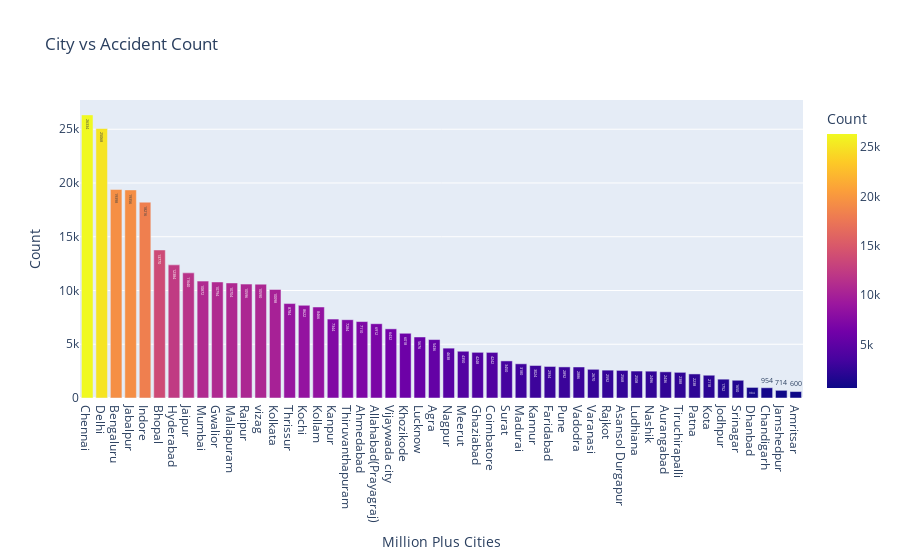

Notebook cell for this chart:
### Code cell
px.bar(accident_count,"Million Plus Cities","Count",color="Count",title="City vs Accident Count",text="Count")

### Figure 1 — Plotly figure (JSON) as saved in the notebook; plotly's stock layout.template omitted (floating-point values rounded to 4 significant figures)
{"data": [{"alignmentgroup": "True", "hovertemplate": "Million Plus Cities=%{x}<br>Count=%{marker.color}<extra></extra>", "legendgroup": "", "marker": {"color": [26334, 25068, 19398, 19356, 18216, 13770, 12384, 11640, 10872, 10794, 10704, 10596, 10590, 10098, 8784, 8622, 8466, 7344, 7284, 7110, 6912, 6432, 6018, 5676, 5436, 4638, 4350, 4248, 4242, 3450, 3180, 3024, 2934, 2892, 2886, 2670, 2592, 2568, 2508, 2496, 2436, 2388, 2238, 2118, 1752, 1650, 984, 954, 714, 600], "coloraxis": "coloraxis", "pattern": {"shape": ""}}, "name": "", "offsetgroup": "", "orientation": "v", "showlegend": false, "text": [26334, 25068, 19398, 19356, 18216, 13770, 12384, 11640, 10872, 10794, 10704, 10596, 10590, 10098, 8784, 8622, 8466, 7344, 7284, 7110, 6912, 6432, 6018, 5676, 5436, 4638, 4350, 4248, 4242, 3450, 3180, 3024, 2934, 2892, 2886, 2670, 2592, 2568, 2508, 2496, 2436, 2388, 2238, 2118, 1752, 1650, 984, 954, 714, 600], "textposition": "auto", "type": "bar", "x": ["Chennai", "Delhi", "Bengaluru", "Jabalpur", "Indore", "Bhopal", "Hyderabad", "Jaipur", "Mumbai", "Gwalior", "Mallapuram", "Raipur", "vizag", "Kolkata", "Thrissur", "Kochi", "Kollam", "Kanpur", "Thiruvanthapuram", "Ahmedabad", "Allahabad(Prayagraj)", "Vijaywada city", "Khozikode", "Lucknow", "Agra", "Nagpur", "Meerut", "Ghaziabad", "Coimbatore", "Surat", "Madurai", "Kannur", "Faridabad", "Pune", "Vadodra", "Varanasi", "Rajkot", "Asansol Durgapur", "Ludhiana", "Nashik", "Aurangabad", "Tiruchirapalli", "Patna", "Kota", "Jodhpur", "Srinagar", "Dhanbad", "Chandigarh", "Jamshedpur", "Amritsar"], "xaxis": "x", "y": [26334, 25068, 19398, 19356, 18216, 13770, 12384, 11640, 10872, 10794, 10704, 10596, 10590, 10098, 8784, 8622, 8466, 7344, 7284, 7110, 6912, 6432, 6018, 5676, 5436, 4638, 4350, 4248, 4242, 3450, 3180, 3024, 2934, 2892, 2886, 2670, 2592, 2568, 2508, 2496, 2436, 2388, 2238, 2118, 1752, 1650, 984, 954, 714, 600], "yaxis": "y"}], "layout": {"barmode": "relative", "coloraxis": {"colorbar": {"title": {"text": "Count"}}, "colorscale": [[0, "#0d0887"], [0.1111, "#46039f"], [0.2222, "#7201a8"], [0.3333, "#9c179e"], [0.4444, "#bd3786"], [0.5556, "#d8576b"], [0.6667, "#ed7953"], [0.7778, "#fb9f3a"], [0.8889, "#fdca26"], [1, "#f0f921"]]}, "legend": {"tracegroupgap": 0}, "title": {"text": "City vs Accident Count"}, "xaxis": {"anchor": "y", "domain": [0, 1], "title": {"text": "Million Plus Cities"}}, "yaxis": {"anchor": "x", "domain": [0, 1], "title": {"text": "Count"}}}}
